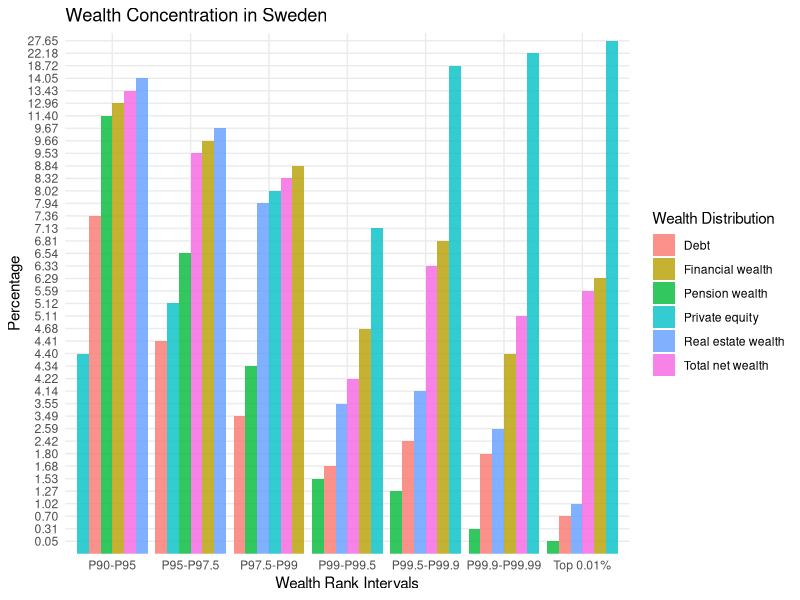

This figure's R source:
### Replication of Figure 1
#DOI: https://www.socialsciencereproduction.org/reproductions/226ea2d1-3483-4215-9522-a94d28938356/index
#### Load library
library(tidyverse)

#### Load and clean the data set
portfolio <- read_csv('input_distributions_NW-Table 1.csv')
portfolio <- data.frame(portfolio)
portfolio <- portfolio[c(1, 2, 3, 4, 5, 6, 7), ]
colnames(portfolio) <- c('Number of households', 'Real estate wealth', 'Financial wealth', 'Private equity', 'Pension wealth', 'Debt', 'Total net wealth', 'Wealth Level')

#### Create data set for graph
portfolio <- 
  portfolio |>
  gather(`Wealth Distribution`, Percentage, 2:7)
portfolio$Percentage <- format(round(as.numeric(as.character(portfolio$Percentage)), 2), nsmall = 2)

#### Create graph
portfolio |> 
  ggplot(aes(x = `Wealth Level`, y = Percentage, fill = `Wealth Distribution`)) +
  geom_col(position = "dodge", alpha = 0.8) +
  theme_minimal() + 
  labs(x = "Wealth Rank Intervals", y = "Percentage", title = "Wealth Concentration in Sweden")